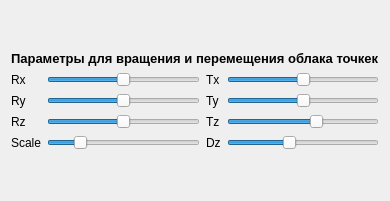
     <widget class="QWidget" name="tab_3dCloud">
      <attribute name="title">
       <string>3D Cloud</string>
      </attribute>
      <layout class="QGridLayout" name="gridLayout_4">
       <item row="3" column="0">
        <layout class="QGridLayout" name="gridLayout_7">
         <property name="leftMargin">
          <number>0</number>
         </property>
         <property name="topMargin">
          <number>0</number>
         </property>
         <item row="5" column="3">
          <widget class="QSlider" name="horizontalSlider_Tz">
           <property name="maximumSize">
            <size>
             <width>16777215</width>
             <height>20</height>
            </size>
           </property>
           <property name="minimum">
            <number>-5000</number>
           </property>
           <property name="maximum">
            <number>0</number>
           </property>
           <property name="singleStep">
            <number>10</number>
           </property>
           <property name="value">
            <number>-2000</number>
           </property>
           <property name="orientation">
            <enum>Qt::Horizontal</enum>
           </property>
          </widget>
         </item>
         <item row="6" column="2">
          <widget class="QLabel" name="label_30">
           <property name="text">
            <string>Dz</string>
           </property>
          </widget>
         </item>
         <item row="1" column="3">
          <widget class="QSlider" name="horizontalSlider_Tx">
           <property name="maximumSize">
            <size>
             <width>16777215</width>
             <height>20</height>
            </size>
           </property>
           <property name="minimum">
            <number>-2000</number>
           </property>
           <property name="maximum">
            <number>2000</number>
           </property>
           <property name="singleStep">
            <number>10</number>
           </property>
           <property name="orientation">
            <enum>Qt::Horizontal</enum>
           </property>
          </widget>
         </item>
         <item row="6" column="1">
          <widget class="QSlider" name="horizontalSlider_Scale">
           <property name="minimum">
            <number>5</number>
           </property>
           <property name="maximum">
            <number>500</number>
           </property>
           <property name="value">
            <number>100</number>
           </property>
           <property name="orientation">
            <enum>Qt::Horizontal</enum>
           </property>
          </widget>
         </item>
         <item row="1" column="2">
          <widget class="QLabel" name="label_26">
           <property name="text">
            <string>Tx</string>
           </property>
          </widget>
         </item>
         <item row="2" column="3">
          <widget class="QSlider" name="horizontalSlider_Ty">
           <property name="maximumSize">
            <size>
             <width>16777215</width>
             <height>20</height>
            </size>
           </property>
           <property name="minimum">
            <number>-2000</number>
           </property>
           <property name="maximum">
            <number>2000</number>
           </property>
           <property name="singleStep">
            <number>10</number>
           </property>
           <property name="orientation">
            <enum>Qt::Horizontal</enum>
           </property>
          </widget>
         </item>
         <item row="2" column="2">
          <widget class="QLabel" name="label_27">
           <property name="text">
            <string>Ty</string>
           </property>
          </widget>
         </item>
         <item row="1" column="0">
          <widget class="QLabel" name="label_23">
           <property name="text">
            <string>Rx</string>
           </property>
          </widget>
         </item>
         <item row="5" column="0">
          <widget class="QLabel" name="label_25">
           <property name="text">
            <string>Rz</string>
           </property>
          </widget>
         </item>
         <item row="2" column="0">
          <widget class="QLabel" name="label_24">
           <property name="text">
            <string>Ry</string>
           </property>
          </widget>
         </item>
         <item row="2" column="1">
          <widget class="QSlider" name="horizontalSlider_Ry">
           <property name="maximumSize">
            <size>
             <width>16777215</width>
             <height>20</height>
            </size>
           </property>
           <property name="minimum">
            <number>-90</number>
           </property>
           <property name="maximum">
            <number>90</number>
           </property>
           <property name="singleStep">
            <number>5</number>
           </property>
           <property name="value">
            <number>0</number>
           </property>
           <property name="orientation">
            <enum>Qt::Horizontal</enum>
           </property>
          </widget>
         </item>
         <item row="5" column="2">
          <widget class="QLabel" name="label_28">
           <property name="text">
            <string>Tz</string>
           </property>
          </widget>
         </item>
         <item row="6" column="3">
          <widget class="QSlider" name="horizontalSlider_Dz">
           <property name="minimum">
            <number>-5000</number>
           </property>
           <property name="maximum">
            <number>0</number>
           </property>
           <property name="singleStep">
            <number>10</number>
           </property>
           <property name="value">
            <number>-3000</number>
           </property>
           <property name="sliderPosition">
            <number>-3000</number>
           </property>
           <property name="orientation">
            <enum>Qt::Horizontal</enum>
           </property>
          </widget>
         </item>
         <item row="6" column="0">
          <widget class="QLabel" name="label_29">
           <property name="text">
            <string>Scale</string>
           </property>
          </widget>
         </item>
         <item row="5" column="1">
          <widget class="QSlider" name="horizontalSlider_Rz">
           <property name="maximumSize">
            <size>
             <width>16777215</width>
             <height>20</height>
            </size>
           </property>
           <property name="tabletTracking">
            <bool>false</bool>
           </property>
           <property name="minimum">
            <number>-90</number>
           </property>
           <property name="maximum">
            <number>90</number>
           </property>
           <property name="singleStep">
            <number>5</number>
           </property>
           <property name="value">
            <number>0</number>
           </property>
           <property name="orientation">
            <enum>Qt::Horizontal</enum>
           </property>
          </widget>
         </item>
         <item row="1" column="1">
          <widget class="QSlider" name="horizontalSlider_Rx">
           <property name="maximumSize">
            <size>
             <width>16777215</width>
             <height>20</height>
            </size>
           </property>
           <property name="minimum">
            <number>-90</number>
           </property>
           <property name="maximum">
            <number>90</number>
           </property>
           <property name="singleStep">
            <number>5</number>
           </property>
           <property name="value">
            <number>0</number>
           </property>
           <property name="orientation">
            <enum>Qt::Horizontal</enum>
           </property>
          </widget>
         </item>
        </layout>
       </item>
       <item row="1" column="0">
        <widget class="QLabel" name="label_8">
         <property name="font">
          <font>
           <pointsize>10</pointsize>
           <bold>true</bold>
          </font>
         </property>
         <property name="text">
          <string>Параметры для вращения и перемещения облака точкек</string>
         </property>
        </widget>
       </item>
       <item row="4" column="0">
        <spacer name="verticalSpacer_3">
         <property name="orientation">
          <enum>Qt::Vertical</enum>
         </property>
         <property name="sizeHint" stdset="0">
          <size>
           <width>20</width>
           <height>40</height>
          </size>
         </property>
        </spacer>
       </item>
       <item row="0" column="0">
        <spacer name="verticalSpacer_5">
         <property name="orientation">
          <enum>Qt::Vertical</enum>
         </property>
         <property name="sizeType">
          <enum>QSizePolicy::Minimum</enum>
         </property>
         <property name="sizeHint" stdset="0">
          <size>
           <width>20</width>
           <height>40</height>
          </size>
         </property>
        </spacer>
       </item>
      </layout>
     </widget>
